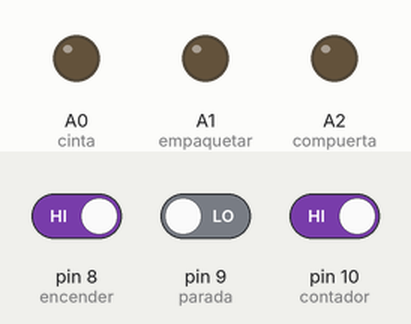
This sketch was run on a simulated Arduino Uno, built with avr-gcc and run on an emulated ATmega328P. On the bench: output pins drawn as LEDs (lit = HIGH). The test bench sets the inputs (shaded band); at power-on: pin 8 (encender) HIGH, pin 9 (parada) LOW, pin 10 (contador) HIGH. What the sketch prints to the serial monitor is not drawn.

Above: at 1.2 s.
1.3 s: pin 8 (encender) driven LOW and pin 9 (parada) driven HIGH
At 2.5 s:
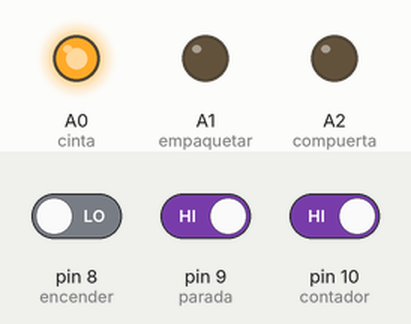
2.8 s: pin 10 (contador) driven LOW
At 3.2 s:
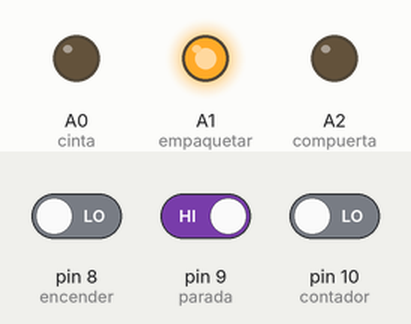
At 13.2 s:
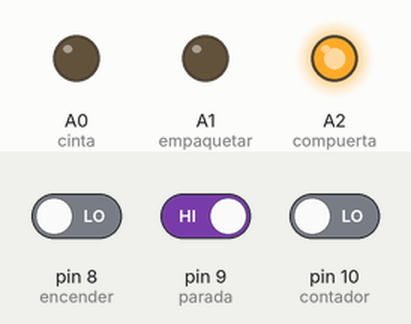
Timing chart, 0 to 26.3 s (numbered marks = the images above; inputs shaded):
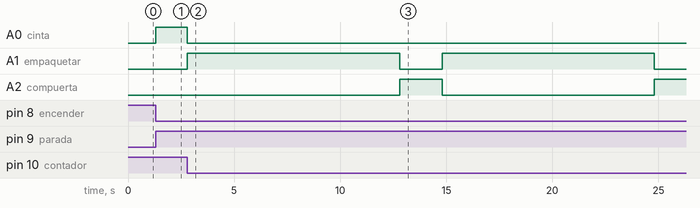

The sketch:

sketch_nov15a.ino
```cpp
byte encender=8;
byte parada=9;
byte contador=10;
byte contar=0;

char c;


byte cinta=A0;
byte empaquetar=A1;
byte compuerta=A2;


void setup() {
 Serial.begin(9600);
 pinMode(encender,INPUT);
 pinMode(parada,INPUT);
 pinMode(contador,INPUT);

 pinMode(cinta,OUTPUT);
 pinMode(empaquetar,OUTPUT);
 pinMode(compuerta,OUTPUT);
}

void loop() {
  if(Serial.available()>0){
    c=Serial.read();
    }

 byte boton1=digitalRead(encender);
 byte boton2=digitalRead(parada);
 byte boton3=digitalRead(contador);
 if(boton2==1){
   if(boton1==0){
       digitalWrite(cinta,1);
    }else{digitalWrite(cinta,0);}

  if(boton3==0){
    contar++;

    if(contar==5){

    digitalWrite(cinta,0);
    digitalWrite(empaquetar,1);
    delay(10000);
    digitalWrite(empaquetar,0);
    digitalWrite(compuerta,1);
    delay(2000);
    digitalWrite(compuerta,0);
    contar=0;
    }
    }


  }else{

   Serial.println("maquina detenida");
   digitalWrite(cinta,0);
   digitalWrite(empaquetar,0);
   digitalWrite(compuerta,0);
  }


}
```

Measured:
- after the input at 1.3 s, A0 (cinta): LOW → HIGH at once
- after the input at 2.8 s, A0 (cinta): HIGH → LOW at once; A1 (empaquetar): alternates HIGH for 10.0 s and LOW for 2.0 s, starting at once; A2 (compuerta): LOW → HIGH after 10.0 s, → LOW 2.0 s later, → HIGH 10.0 s later
